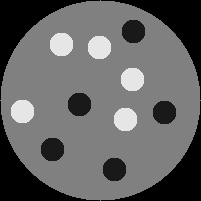
//> input picture src/exercises/convolution-filters/assets/fantom.pgm, 201 x 201 px
$ ./gradiente2   (built with g++ and OpenCV 4)
//> lines starting //> are read from the running program, lines starting //| are printed output that depends on the picture; after the words box and inside, x2 and y2 are one past the last pixel; in counts of white or black regions, pixels touching at a corner belong together
//gradiente2.cpp - 2024
#include "procimagem.h"

void grad(Mat_<float> ent, Mat_<float>& saix, Mat_<float>& saiy) {
  Scharr(ent,saix,-1,1,0); saix=saix/16.0;
//> after `Scharr(ent, saix, - 1, 1, 0)`:
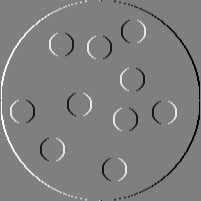
//> saix: 201 rows x 201 cols, CV_32FC1; min -2048, max 2048, mean 0; drawn with min black and max white
//> after `saix = saix / 16.0`:
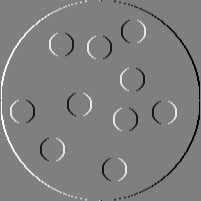
//> saix: 201 rows x 201 cols, CV_32FC1; 7.18% of pixels changed, all inside (x1, y1, x2, y2) = (1, 0, 200, 201); drawn with min black and max white
  Scharr(ent,saiy,-1,0,1); saiy=saiy/16.0;
//> after `Scharr(ent, saiy, - 1, 0, 1)`:
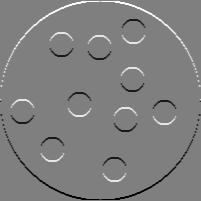
//> saiy: 201 rows x 201 cols, CV_32FC1; min -2048, max 2048, mean 0; drawn with min black and max white
//> after `saiy = saiy / 16.0`:
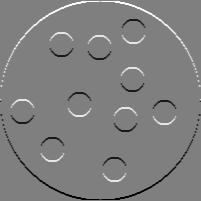
//> saiy: 201 rows x 201 cols, CV_32FC1; 7.18% of pixels changed, all inside (x1, y1, x2, y2) = (0, 1, 201, 200); drawn with min black and max white
}

int main() {
  Mat_<float> ent=imread("assets/fantom.pgm",0);
  Mat_<float> saix;
  Mat_<float> saiy;
  grad(ent,saix,saiy);

  Mat_<float> t;
  t=128+saix; imwrite("results/gradiente2_gradx.png",t);
  t=128+saiy; imwrite("results/gradiente2_grady.png",t);
//> after `t = 128 + saiy`:
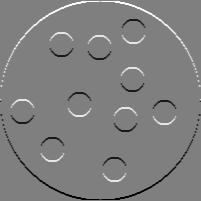
//> t: 201 rows x 201 cols, CV_32FC1; min 0, max 256, mean 128; drawn with min black and max white

  Mat_<float> tx; pow(saix,2,tx);
  Mat_<float> ty; pow(saiy,2,ty);
  Mat_<float> modgrad; pow(tx+ty,0.5,modgrad);
  imwrite("results/gradiente2_modgrad.png",modgrad);
}
